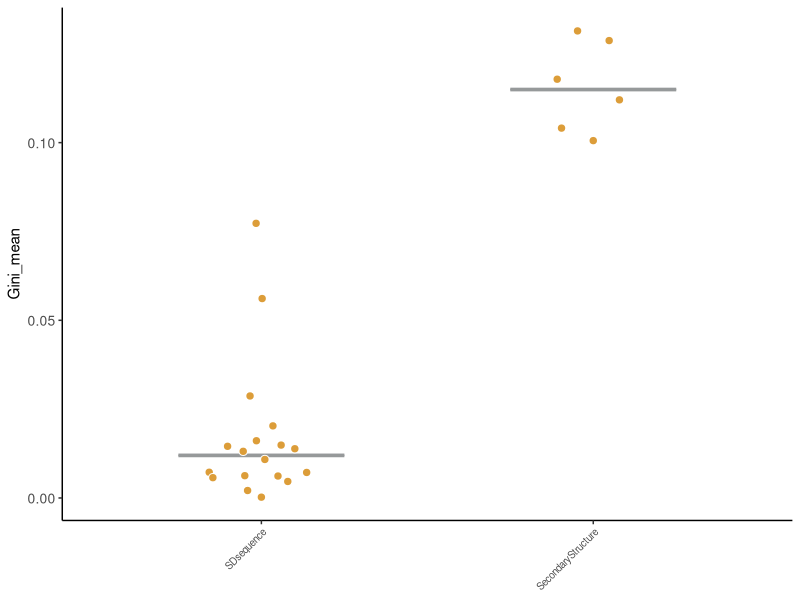
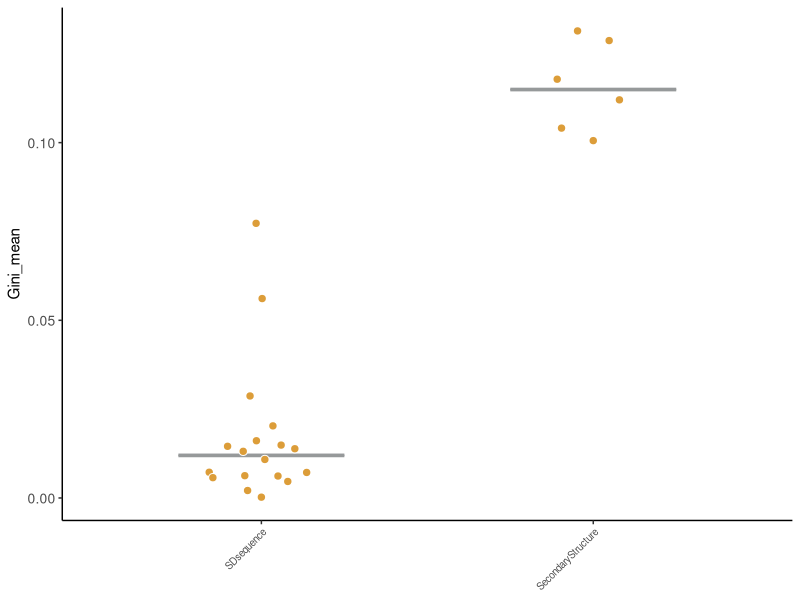

The R script that drew these images, in order:

####### To compare the Gini score distributions within 5'UTR
####### secondary structure features vs. (SD) sequence related features
####### Gini scores from model using only translation related features in log phase

library(tidyverse)
library(ggbeeswarm)
library(RColorBrewer)
library(scales)

####### get important features
logPhase_TranslationRelated_featureSort <- read.table('../ml_features_halfLifeClass/HalfLifeCls_logPhase_nonSelected_leadered_byType_5pUTR_TranslationRelated_feature.txt',
                                              col.names = c("feature", "Gini_mean", "Gini_sd"))

####### split by secondary structure vs. SD sequence related
logPhase_TranslationRelated_featureSort_secondaryStructure <- logPhase_TranslationRelated_featureSort %>% 
  filter(grepl('UnpairedProb', feature)) %>% 
  mutate(type = 'SecondaryStructure')

logPhase_TranslationRelated_featureSort_SDsequence <- logPhase_TranslationRelated_featureSort %>% 
  anti_join(logPhase_TranslationRelated_featureSort_secondaryStructure, join_by(feature)) %>% 
  mutate(type = 'SDsequence')

wilcox.test(logPhase_TranslationRelated_featureSort_secondaryStructure$Gini_mean, 
       logPhase_TranslationRelated_featureSort_SDsequence$Gini_mean)

TranslationRelated_gini <- logPhase_TranslationRelated_featureSort_secondaryStructure %>% 
  bind_rows(logPhase_TranslationRelated_featureSort_SDsequence) %>% 
  mutate(type = factor(type))

####### viz of Gini score distribution
set.seed(7)
gini_median <- TranslationRelated_gini %>% 
  group_by(type) %>% 
  summarise(median_val = median(Gini_mean))

TranslationRelated_gini %>%
  ggplot(aes(type, Gini_mean)) +
  # geom_bar(stat = "summary", fill = NA, color = "#96999A",
  #          alpha = 0.8, fun = median, width = 0.5, size = 0.8) +
  # geom_hline(data = gini_median, aes(yintercept = median_val, col = type)) +
  geom_crossbar(data = gini_median, aes(x = type, y = median_val, ymin = median_val, ymax = median_val),
                width = 0.5, colour = "#96999A", size = 0.5) +
  geom_quasirandom(shape = 21, size = 2.5, color = "white",
                   fill = "#DC9d39", width = 0.2) +
  theme_bw() +
  theme(
    panel.grid.major = element_blank(),
    panel.grid.minor = element_blank(),
    panel.border = element_blank(), 
    axis.line.x = element_line(linewidth = 0.5, linetype = "solid", colour = "black"),
    axis.line.y = element_line(linewidth = 0.5, linetype = "solid", colour = "black"),
    axis.text.x = element_text(size = 7, angle = 45, hjust = 1),
    axis.text.y = element_text(size = 10),
    axis.title.x = element_blank(),
  )
ggsave("./viz_giniDistributions_toCompareFeatures_5pUTRonly/giniDistributions_avgs_5pUTRonly_TranslationRelated_logPhase.png", width = 7, height = 10, units = "cm", dpi = 600)
